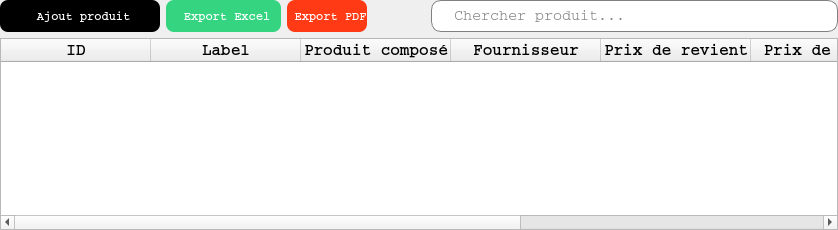
            <widget class="QWidget" name="tab_produits">
             <attribute name="title">
              <string>Produits</string>
             </attribute>
             <layout class="QGridLayout" name="gridLayout_9">
              <property name="leftMargin">
               <number>0</number>
              </property>
              <property name="topMargin">
               <number>0</number>
              </property>
              <property name="rightMargin">
               <number>0</number>
              </property>
              <property name="bottomMargin">
               <number>0</number>
              </property>
              <item row="0" column="0">
               <layout class="QHBoxLayout" name="horizontalLayout_14">
                <item>
                 <widget class="QPushButton" name="btn_ajout_produit">
                  <property name="minimumSize">
                   <size>
                    <width>160</width>
                    <height>32</height>
                   </size>
                  </property>
                  <property name="maximumSize">
                   <size>
                    <width>160</width>
                    <height>32</height>
                   </size>
                  </property>
                  <property name="font">
                   <font>
                    <family>Courier</family>
                    <pointsize>-1</pointsize>
                    <bold>true</bold>
                   </font>
                  </property>
                  <property name="cursor">
                   <cursorShape>PointingHandCursor</cursorShape>
                  </property>
                  <property name="styleSheet">
                   <string notr="true">QPushButton{
	background-color: rgb(0, 0, 0);
	color: white;
	border: none;
	border-radius: 8px;
	font-weight: bold;
	font-size: 12px
}</string>
                  </property>
                  <property name="text">
                   <string> Ajout produit</string>
                  </property>
                  <property name="icon">
                   <iconset resource="../ressources.qrc">
                    <normaloff>:/icones/add.png</normaloff>:/icones/add.png</iconset>
                  </property>
                 </widget>
                </item>
                <item>
                 <widget class="QPushButton" name="btn_export_produit_excel">
                  <property name="minimumSize">
                   <size>
                    <width>115</width>
                    <height>32</height>
                   </size>
                  </property>
                  <property name="maximumSize">
                   <size>
                    <width>115</width>
                    <height>32</height>
                   </size>
                  </property>
                  <property name="font">
                   <font>
                    <family>Courier</family>
                    <pointsize>-1</pointsize>
                    <bold>true</bold>
                   </font>
                  </property>
                  <property name="cursor">
                   <cursorShape>PointingHandCursor</cursorShape>
                  </property>
                  <property name="styleSheet">
                   <string notr="true">QPushButton{
	background-color: #34D481;
	color: white;
	border: none;
	border-radius: 8px;
	font-weight: bold;
	font-size: 12px
}</string>
                  </property>
                  <property name="text">
                   <string> Export Excel</string>
                  </property>
                  <property name="icon">
                   <iconset resource="../ressources.qrc">
                    <normaloff>:/icones/excel.png</normaloff>:/icones/excel.png</iconset>
                  </property>
                 </widget>
                </item>
                <item>
                 <widget class="QPushButton" name="btn_export_produit_pdf">
                  <property name="minimumSize">
                   <size>
                    <width>0</width>
                    <height>32</height>
                   </size>
                  </property>
                  <property name="maximumSize">
                   <size>
                    <width>125</width>
                    <height>32</height>
                   </size>
                  </property>
                  <property name="font">
                   <font>
                    <family>Courier</family>
                    <pointsize>-1</pointsize>
                    <bold>true</bold>
                   </font>
                  </property>
                  <property name="cursor">
                   <cursorShape>PointingHandCursor</cursorShape>
                  </property>
                  <property name="styleSheet">
                   <string notr="true">QPushButton{
	background-color: rgb(255, 58, 21);
	color: white;
	border: none;
	border-radius: 8px;
	font-weight: bold;
	font-size: 12px
}</string>
                  </property>
                  <property name="text">
                   <string> Export PDF</string>
                  </property>
                  <property name="icon">
                   <iconset resource="../ressources.qrc">
                    <normaloff>:/icones/pdf.png</normaloff>:/icones/pdf.png</iconset>
                  </property>
                 </widget>
                </item>
                <item>
                 <spacer name="horizontalSpacer_12">
                  <property name="orientation">
                   <enum>Qt::Orientation::Horizontal</enum>
                  </property>
                  <property name="sizeHint" stdset="0">
                   <size>
                    <width>58</width>
                    <height>20</height>
                   </size>
                  </property>
                 </spacer>
                </item>
                <item>
                 <widget class="QLineEdit" name="cherche_produit">
                  <property name="minimumSize">
                   <size>
                    <width>407</width>
                    <height>32</height>
                   </size>
                  </property>
                  <property name="maximumSize">
                   <size>
                    <width>407</width>
                    <height>31</height>
                   </size>
                  </property>
                  <property name="font">
                   <font>
                    <family>Courier</family>
                    <pointsize>11</pointsize>
                   </font>
                  </property>
                  <property name="styleSheet">
                   <string notr="true">QLineEdit{
	padding-left: 20px;
	border: 1px solid gray;
	border-radius:10px
}</string>
                  </property>
                  <property name="placeholderText">
                   <string>Chercher produit...</string>
                  </property>
                  <property name="clearButtonEnabled">
                   <bool>true</bool>
                  </property>
                 </widget>
                </item>
               </layout>
              </item>
              <item row="1" column="0">
               <widget class="QTableWidget" name="table_infos_produits">
                <property name="font">
                 <font>
                  <family>Courier</family>
                  <pointsize>12</pointsize>
                 </font>
                </property>
                <property name="styleSheet">
                 <string notr="true">QHeaderView::section{
	font-weight: bold;
	/*background-color: black;*/
	/*color: white;*/
}

QTablewidget{
	alternate-background-color: #B0EDFB;
	background-color: #F4F9FA;
}</string>
                </property>
                <property name="editTriggers">
                 <set>QAbstractItemView::EditTrigger::NoEditTriggers</set>
                </property>
                <property name="alternatingRowColors">
                 <bool>true</bool>
                </property>
                <property name="textElideMode">
                 <enum>Qt::TextElideMode::ElideNone</enum>
                </property>
                <property name="verticalScrollMode">
                 <enum>QAbstractItemView::ScrollMode::ScrollPerItem</enum>
                </property>
                <property name="horizontalScrollMode">
                 <enum>QAbstractItemView::ScrollMode::ScrollPerItem</enum>
                </property>
                <property name="sortingEnabled">
                 <bool>true</bool>
                </property>
                <attribute name="horizontalHeaderCascadingSectionResizes">
                 <bool>true</bool>
                </attribute>
                <attribute name="horizontalHeaderMinimumSectionSize">
                 <number>80</number>
                </attribute>
                <attribute name="horizontalHeaderDefaultSectionSize">
                 <number>150</number>
                </attribute>
                <attribute name="horizontalHeaderShowSortIndicator" stdset="0">
                 <bool>true</bool>
                </attribute>
                <attribute name="horizontalHeaderStretchLastSection">
                 <bool>true</bool>
                </attribute>
                <attribute name="verticalHeaderVisible">
                 <bool>false</bool>
                </attribute>
                <column>
                 <property name="text">
                  <string>ID</string>
                 </property>
                </column>
                <column>
                 <property name="text">
                  <string>Label</string>
                 </property>
                </column>
                <column>
                 <property name="text">
                  <string>Produit composé</string>
                 </property>
                </column>
                <column>
                 <property name="text">
                  <string>Fournisseur</string>
                 </property>
                </column>
                <column>
                 <property name="text">
                  <string>Prix de revient</string>
                 </property>
                </column>
                <column>
                 <property name="text">
                  <string>Prix de vente</string>
                 </property>
                </column>
                <column>
                 <property name="text">
                  <string>Description</string>
                 </property>
                </column>
                <column>
                 <property name="text">
                  <string>Actions</string>
                 </property>
                </column>
               </widget>
              </item>
             </layout>
            </widget>
